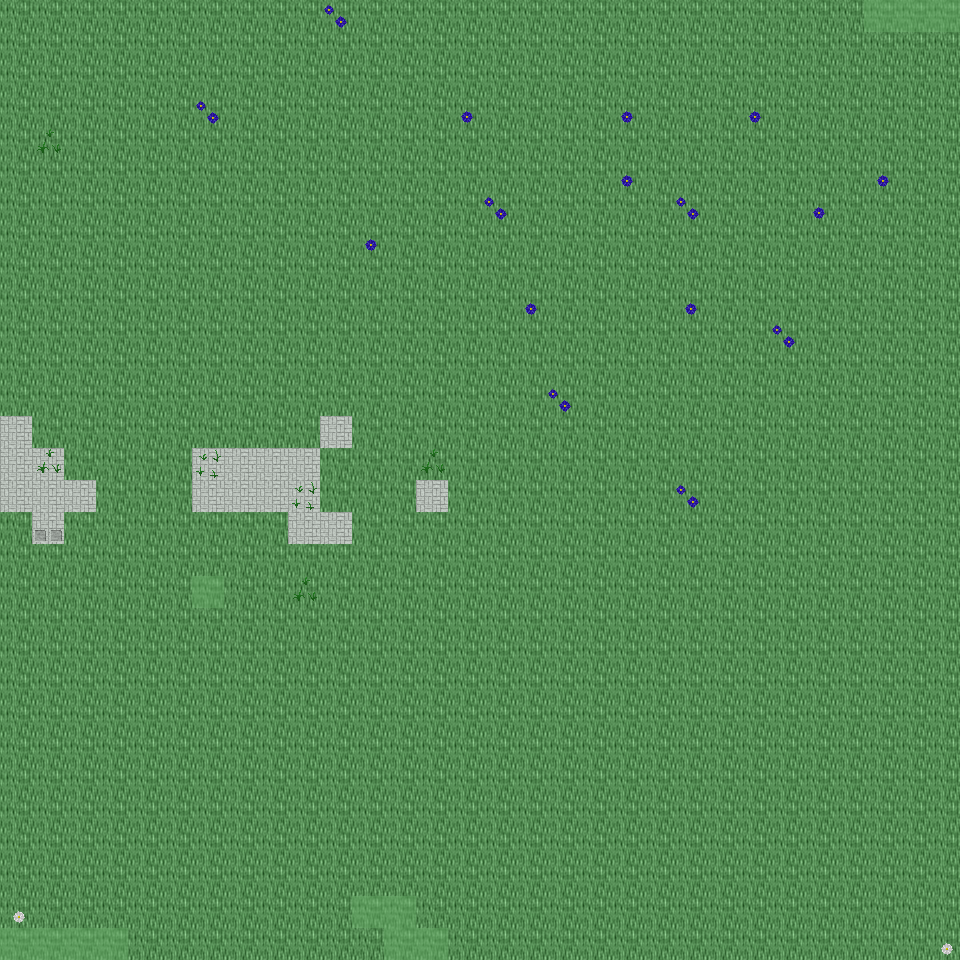

The image is a tile-based game level rendered from a .tmx file. Its description and source (layers, tilesets, objects; grid data summarised) follow:
An orthogonal 30x30 tile map with 32x32 px tiles, 6 tile layers (Ground, Object, Object2, Above, ...), 27 tilesets and 5 objects (5x mapExit).

<map version="1.0" orientation="orthogonal" renderorder="right-down" width="30" height="30" tilewidth="32" tileheight="32" nextobjectid="6">
  <tileset firstgid="1" name="tileset_ground_ground" tilewidth="32" tileheight="32" tilecount="33" columns="3">
    <image source="../drawable/tileset_ground_ground.png" width="96" height="352" />
  </tileset>
  <tileset firstgid="34" name="tileset_ground_brown_paving" tilewidth="32" tileheight="32" tilecount="2" columns="2">
    <image source="../drawable/tileset_ground_brown_paving.png" width="64" height="32" />
  </tileset>
  <tileset firstgid="36" name="tileset_ground_water_water_bubbles" tilewidth="32" tileheight="32" tilecount="32" columns="8">
    <image source="../drawable/tileset_ground_water_water_bubbles.png" width="256" height="128" />
  </tileset>
  <tileset firstgid="68" name="tileset_ground_grass_edges" tilewidth="32" tileheight="32" tilecount="36" columns="12">
    <image source="../drawable/tileset_ground_grass_edges.png" width="384" height="96" />
  </tileset>
  <tileset firstgid="104" name="tileset_ground_ridge_earth_dark" tilewidth="32" tileheight="32" tilecount="96" columns="12">
    <image source="../drawable/tileset_ground_ridge_earth_dark.png" width="384" height="256" />
  </tileset>
  <tileset firstgid="200" name="tileset_plant_flower_daisy_red" tilewidth="32" tileheight="32" tilecount="8" columns="2">
    <image source="../drawable/tileset_plant_flower_daisy_red.png" width="64" height="128" />
  </tileset>
  <tileset firstgid="208" name="tileset_plant_grasses" tilewidth="32" tileheight="32" tilecount="6" columns="3">
    <image source="../drawable/tileset_plant_grasses.png" width="96" height="64" />
  </tileset>
  <tileset firstgid="214" name="tileset_plant_flower_daisy_white" tilewidth="32" tileheight="32" tilecount="8" columns="2">
    <image source="../drawable/tileset_plant_flower_daisy_white.png" width="64" height="128" />
  </tileset>
  <tileset firstgid="222" name="tileset_plant_leaves" tilewidth="32" tileheight="32" tilecount="8" columns="4">
    <image source="../drawable/tileset_plant_leaves.png" width="128" height="64" />
  </tileset>
  <tileset firstgid="230" name="tileset_ground_grass_corners" tilewidth="32" tileheight="32" tilecount="24" columns="6">
    <image source="../drawable/tileset_ground_grass_corners.png" width="192" height="128" />
  </tileset>
  <tileset firstgid="254" name="tileset_plant_flower_daisy_blue" tilewidth="32" tileheight="32" tilecount="8" columns="2">
    <image source="../drawable/tileset_plant_flower_daisy_blue.png" width="64" height="128" />
  </tileset>
  <tileset firstgid="262" name="tileset_building_fence_fence_chunky" tilewidth="32" tileheight="32" tilecount="21" columns="3">
    <image source="../drawable/tileset_building_fence_fence_chunky.png" width="96" height="224" />
  </tileset>
  <tileset firstgid="283" name="tileset_ground_rock_pebbles" tilewidth="32" tileheight="32" tilecount="3" columns="1">
    <image source="../drawable/tileset_ground_rock_pebbles.png" width="32" height="96" />
  </tileset>
  <tileset firstgid="286" name="tileset_plant_tree_tree_darkgreen" tilewidth="32" tileheight="32" tilecount="88" columns="8">
    <image source="../drawable/tileset_plant_tree_tree_darkgreen.png" width="256" height="352" />
  </tileset>
  <tileset firstgid="374" name="tileset_plant_bush_bushes" tilewidth="32" tileheight="32" tilecount="10" columns="5">
    <image source="../drawable/tileset_plant_bush_bushes.png" width="160" height="64" />
  </tileset>
  <tileset firstgid="384" name="tileset_logic_creature_rodent" tilewidth="32" tileheight="32" tilecount="8" columns="8">
    <image source="../drawable/tileset_logic_creature_rodent.png" width="256" height="32" />
  </tileset>
  <tileset firstgid="392" name="tileset_logic_item_corn" tilewidth="32" tileheight="32" tilecount="5" columns="5">
    <image source="../drawable/tileset_logic_item_corn.png" width="160" height="32" />
  </tileset>
  <tileset firstgid="397" name="tileset_logic_item_resources" tilewidth="32" tileheight="32" tilecount="6" columns="6">
    <image source="../drawable/tileset_logic_item_resources.png" width="192" height="32" />
  </tileset>
  <tileset firstgid="403" name="tileset_logic_creature_gnome" tilewidth="32" tileheight="32" tilecount="6" columns="6">
    <image source="../drawable/tileset_logic_creature_gnome.png" width="192" height="32" />
  </tileset>
  <tileset firstgid="409" name="tileset_logic_item_mushroom" tilewidth="32" tileheight="32" tilecount="6" columns="6">
    <image source="../drawable/tileset_logic_item_mushroom.png" width="192" height="32" />
  </tileset>
  <tileset firstgid="415" name="tileset_logic_item_sheepfood" tilewidth="32" tileheight="32" tilecount="1" columns="1">
    <image source="../drawable/tileset_logic_item_sheepfood.png" width="32" height="32" />
  </tileset>
  <tileset firstgid="416" name="tileset_logic_creature_animal" tilewidth="32" tileheight="32" tilecount="32" columns="8">
    <image source="../drawable/tileset_logic_creature_animal.png" width="256" height="128" />
  </tileset>
  <tileset firstgid="448" name="tileset_logic_item_vegetable" tilewidth="32" tileheight="32" tilecount="16" columns="8">
    <image source="../drawable/tileset_logic_item_vegetable.png" width="256" height="64" />
  </tileset>
  <tileset firstgid="464" name="tileset_logic_collision" tilewidth="32" tileheight="32" tilecount="1" columns="1">
    <image source="../drawable/tileset_logic_collision.png" width="32" height="32" />
  </tileset>
  <tileset firstgid="465" name="tileset_logic_item_herb" tilewidth="32" tileheight="32" tilecount="5" columns="5">
    <image source="../drawable/tileset_logic_item_herb.png" width="160" height="32" />
  </tileset>
  <tileset firstgid="470" name="tileset_ground_green_paving" tilewidth="32" tileheight="32" tilecount="18" columns="3">
    <image source="../drawable/tileset_ground_green_paving.png" width="96" height="192" />
  </tileset>
  <tileset firstgid="488" name="tileset_logic_creature_reptile" tilewidth="32" tileheight="32" tilecount="7" columns="7">
    <image source="../drawable/tileset_logic_creature_reptile.png" width="224" height="32" />
  </tileset>
  <layer name="Ground" width="30" height="30">
    <data>[900 cells, 900 non-empty, 2 distinct tile ids]</data>
  </layer>
  <layer name="Object" width="30" height="30">
    <data>[900 cells, 28 non-empty, 8 distinct tile ids]</data>
  </layer>
  <layer name="Object2" width="30" height="30">
    <data>[900 cells, 9 non-empty, 3 distinct tile ids]</data>
  </layer>
  <layer name="Above" width="30" height="30">
    <data>[900 cells, 0 non-empty, 0 distinct tile ids]</data>
  </layer>
  <layer name="Above2" width="30" height="30">
    <data>[900 cells, 0 non-empty, 0 distinct tile ids]</data>
  </layer>
  <layer name="Walkable" width="30" height="30">
    <data>[900 cells, 12 non-empty, 1 distinct tile ids]</data>
  </layer>
  <objectgroup name="MapEvents">
    <object id="1" name="north" type="mapExit" x="0" y="0" width="864" height="32">
      <properties>
        <property name="map" value="level_0_x73_y25" />
        <property name="x" value="0" />
        <property name="y" value="28" />
      </properties>
    </object>
    <object id="2" name="south" type="mapExit" x="128" y="928" width="256" height="32">
      <properties>
        <property name="map" value="level_0_x73_y27" />
        <property name="x" value="4" />
        <property name="y" value="1" />
      </properties>
    </object>
    <object id="3" name="south2" type="mapExit" x="448" y="928" width="512" height="32">
      <properties>
        <property name="map" value="level_0_x73_y27" />
        <property name="x" value="14" />
        <property name="y" value="1" />
      </properties>
    </object>
    </objectgroup>
</map>
<!-- 2 of 5 objects omitted -->
